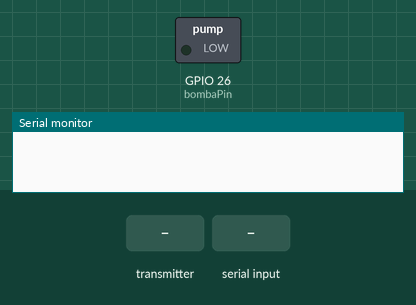
Bench run of a sketch on a simulated ESP32. On the bench: switched loads named in the sketch (green lamp = pin HIGH), the last lines printed to the serial monitor. Inputs (shaded band) come from the test bench.

Above: at 1.2 s.
1.3 s: the transmitter starts sending status = bombaligada
At 2.5 s:
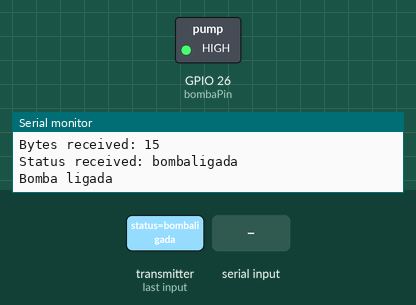
2.8 s: "bomba ligada" received over Serial
Timing chart, 0 to 5.8 s (numbered marks = the images above; inputs shaded):
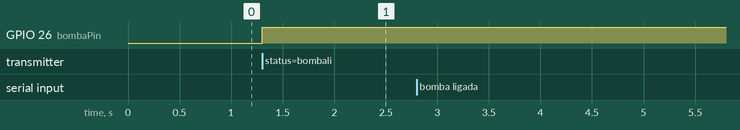

The sketch:

ESP_NOW_RECEIVER.ino
```cpp
// (licence header left out)
#include <esp_now.h>
#include <WiFi.h>

// Pino de controle para a bomba
const int bombaPin = 26;

// Structure example to receive data
typedef struct struct_message {
    char status[15];
} struct_message;

// Create a struct_message called myData
struct_message myData;

// callback function that will be executed when data is received
void OnDataRecv(const uint8_t * mac, const uint8_t *incomingData, int len) {
  memcpy(&myData, incomingData, sizeof(myData));
  Serial.print("Bytes received: ");
  Serial.println(len);
  Serial.print("Status received: ");
  Serial.println(myData.status);

  // Verifica o status recebido e controla o pino da bomba
  if (strcmp(myData.status, "bombaligada") == 0) {
    digitalWrite(bombaPin, HIGH); // Liga a bomba
    Serial.println("Bomba ligada");
  } else {
    digitalWrite(bombaPin, LOW); // Desliga a bomba
    Serial.println("Bomba desligada");
  }
}

void setup() {
  // Inicializa o Monitor Serial
  Serial.begin(115200);

  // Configura o pino da bomba como saída
  pinMode(bombaPin, OUTPUT);
  digitalWrite(bombaPin, LOW); // Garante que a bomba comece desligada

  // Set device as a Wi-Fi Station
  WiFi.mode(WIFI_STA);

  // Init ESP-NOW
  if (esp_now_init() != ESP_OK) {
    Serial.println("Error initializing ESP-NOW");
    return;
  }

  // Once ESPNow is successfully Init, register the callback function
  esp_now_register_recv_cb(OnDataRecv);
}

void loop() {
  // Verificar se há dados na Serial
  if (Serial.available() > 0) {
    // Ler o texto da Serial
    String serialData = Serial.readString();

    // Comparar com "bomba ligada"
    if (serialData.indexOf("bomba ligada") != -1) {
      digitalWrite(bombaPin, HIGH); // Liga a bomba
      Serial.println("Bomba ligada via Serial");
    }
  }

  // No specific tasks needed in the loop since all functionality is in the callback
}
```

Measured:
- after the input at 1.3 s, GPIO 26 (bombaPin): LOW → HIGH at once
